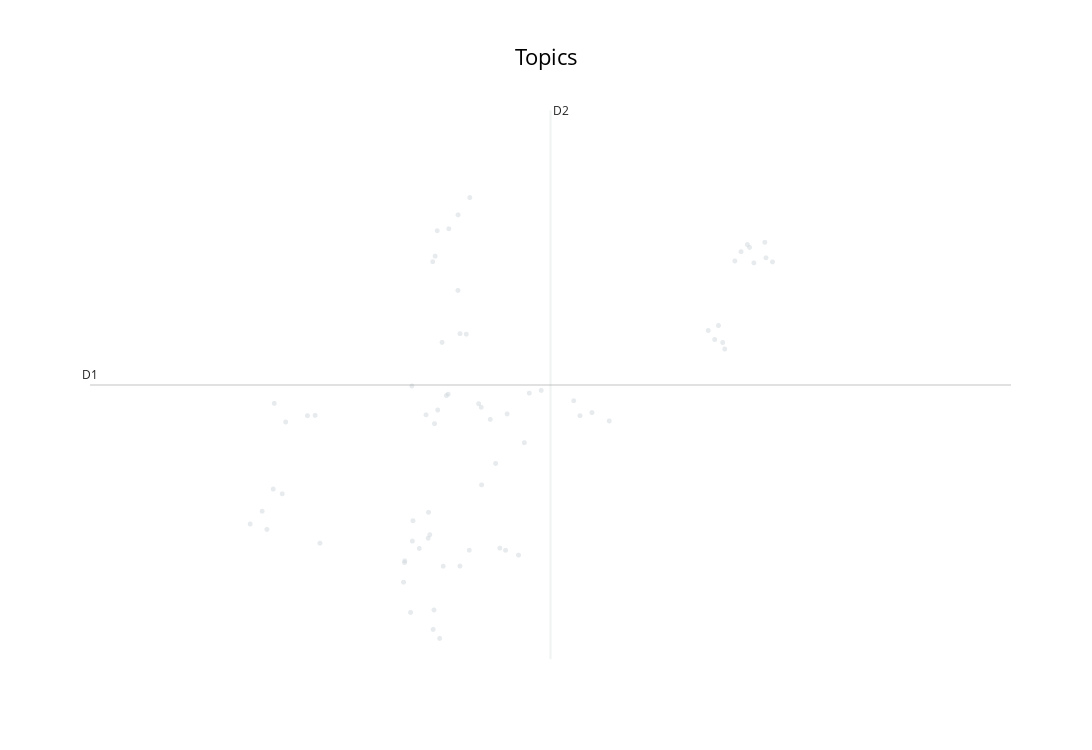

Notebook source saved alongside this figure:
### Markdown cell above
### Without hyperparameter tuning

### Code cell
# Step 1 - Extract embeddings
embedding_model = SentenceTransformer("all-MiniLM-L6-v2")

# Step 2 - Reduce dimensionality
umap_model = UMAP(
    n_neighbors=15,
    n_components=5,
    min_dist=0.0,
    metric="cosine",
    low_memory=False,
    random_state=42,
)

# Step 3 - Cluster reduced embeddings
hdbscan_model = HDBSCAN(
    min_samples=5,
    min_cluster_size=15,
    metric="euclidean",  # manhattan
    cluster_selection_method="leaf",
    prediction_data=True,
)

# Step 4 - Tokenize topics
vectorizer_model = CountVectorizer(stop_words=combined_stop_words, ngram_range=(1, 1), max_df=1)

# Step 5 - Create topic representation
ctfidf_model = ClassTfidfTransformer(reduce_frequent_words=True) #to reduce the impact of frequent words

# Step 6 - (Optional) Fine-tune topic representations with
# a `bertopic.representation` model
representation_model = KeyBERTInspired()
# representation_model = MaximalMarginalRelevance(diversity=0.3)

# All steps together
topic_model = BERTopic(
    embedding_model=embedding_model,  # Step 1 - Extract embeddings
    umap_model=umap_model,  # Step 2 - Reduce dimensionality
    hdbscan_model=hdbscan_model,  # Step 3 - Cluster reduced embeddings
    vectorizer_model=vectorizer_model,  # Step 4 - Tokenize topics
    ctfidf_model=ctfidf_model,  # Step 5 - Extract topic words
    representation_model=representation_model,  # Step 6 - (Optional) Fine-tune topic represenations
    # nr_topics=15,  # default is none, will auto reduce topics using HDBSCAN
)

# CHANGE THE NAME OF THE PARAM
topics, probs = topic_model.fit_transform(docs_mindSG)

result = topic_model.get_topic_info()
# CHANGE THE NAME OF THE FILE
result.to_csv(r"bertopic program subpages\original\bertopic_programeSubPages_mindSG.csv")

top_topics = topic_model.get_topic_freq()["Topic"].tolist()
embeddings = topic_model.umap_model.embedding_
hover_data = [
    f"{title} - Topic {topic}"
    # CHANGE THE NAME OF THE PARAM
    for title, topic in zip(doc_titles_mindSG, topics)
]
visualization = topic_model.visualize_documents(
    hover_data,
    reduced_embeddings=embeddings,
    topics=top_topics,
    title="Topics",
)
visualization.show()

### Figure 1 — Plotly figure (JSON) as saved in the notebook; plotly's stock layout.template omitted (floating-point values rounded to 4 significant figures)
{"data": [{"hoverinfo": "text", "hovertext": ["MindSG - Topic -1", "MindSG - Topic -1", "MindSG - Topic -1", "MindSG - Topic -1", "MindSG - Topic -1", "MindSG - Topic -1", "MindSG - Topic -1", "MindSG - Topic -1", "MindSG - Topic -1", "MindSG - Topic -1", "MindSG - Topic -1", "Hi #JustCheckingIn - Topic -1", "MindSG - Topic -1", "MindSG - Topic -1", "MindSG - Topic -1", "MindSG - Topic -1", "MindSG - Topic -1", "MindSG - Topic -1", "MindSG - Topic -1", "MindSG - Topic -1", "MindSG - Topic -1", "MindSG - Topic -1", "MindSG - Topic -1", "MindSG - Topic -1", "MindSG - Topic -1", "MindSG - Topic -1", "MindSG - Topic -1", "MindSG - Topic -1", "MindSG - Topic -1", "MindSG - Topic -1", "MindSG - Topic -1", "MindSG - Topic -1", "MindSG - Topic -1", "MindSG - Topic -1", "MindSG - Topic -1", "MindSG - Topic -1", "MindSG - Topic -1", "MindSG - Topic -1", "MindSG - Topic -1", "MindSG - Topic -1", "MindSG - Topic -1", "MindSG - Topic -1", "MindSG - Topic -1", "MindSG - Topic -1", "Let’s talk about Vascular Dementia - Topic -1", "MindSG - Topic -1", "MindSG - Topic -1", "MindSG - Topic -1", "MindSG - Topic -1", "MindSG - Topic -1", "MindSG - Topic -1", "MindSG - Topic -1", "MindSG - Topic -1", "How are you feeling today? - Topic -1", "MindSG - Topic -1", "MindSG - Topic -1", "MindSG - Topic -1", "MindSG - Topic -1", "MindSG - Topic -1", "MindSG - Topic -1", "MindSG - Topic -1", "MindSG - Topic -1", "MindSG - Topic -1", "MindSG - Topic -1", "MindSG - Topic -1", "MindSG - Topic -1", "MindSG - Topic -1", "MindSG - Topic -1", "MindSG - Topic -1", "MindSG - Topic -1", null], "marker": {"color": "#CFD8DC", "opacity": 0.5, "size": 5}, "mode": "markers+text", "name": "other", "showlegend": false, "type": "scattergl", "x": [8.11, 7.203, 8.472, 8.118, 8.307, 8.874, 8.626, 8.32, 10.35, 8.798, 9.476, 8.55, 10.44, 7.327, 8.274, 8.169, 8.116, 10.56, 10.41, 7.245, 10.51, 8.334, 10.18, 8.609, 10.31, 8.172, 8.373, 8.312, 8.284, 8.304, 10.13, 8.406, 8.165, 7.523, 8.316, 8.276, 7.472, 8.628, 8.471, 8.157, 8.484, 8.366, 8.337, 10.52, 9.024, 8.35, 10.2, 7.171, 8.395, 8.26, 8.547, 8.411, 10.23, 7.555, 9.24, 9.361, 8.912, 10.24, 10.39, 8.485, 8.722, 7.252, 8.788, 8.945, 8.75, 9.282, 7.305, 8.215, 8.527, 7.092, 8.686], "y": [1.309, 1.662, 3.764, 1.452, 0.9935, 1.49, 2.478, 3.488, 3.518, 2.434, 2.387, 3.88, 3.443, 2.38, 1.603, 1.584, 1.44, 3.45, 3.547, 1.931, 3.581, 3.658, 2.931, 2.502, 3.456, 1.72, 1.416, 1.123, 1.626, 3.451, 2.991, 2.566, 2.62, 2.424, 2.369, 1.776, 2.422, 1.96, 3.259, 1.107, 1.417, 2.912, 2.46, 3.477, 2.591, 0.9334, 3.025, 1.783, 2.557, 2.428, 1.523, 3.671, 2.911, 1.57, 2.522, 2.443, 2.242, 2.867, 3.566, 2.97, 2.103, 2.504, 1.522, 2.573, 1.537, 2.422, 1.9, 1.535, 2.967, 1.698, 2.397]}], "layout": {"annotations": [{"showarrow": false, "text": "D1", "x": 6.028, "y": 2.628, "yshift": 10}, {"showarrow": false, "text": "D2", "x": 9.086, "xshift": 10, "y": 4.462}], "height": 750, "shapes": [{"line": {"color": "#CFD8DC", "width": 2}, "type": "line", "x0": 9.086, "x1": 9.086, "y0": 0.7934, "y1": 4.462}, {"line": {"color": "#9E9E9E", "width": 2}, "type": "line", "x0": 6.028, "x1": 12.14, "y0": 2.628, "y1": 2.628}], "title": {"font": {"color": "Black", "size": 22}, "text": "Topics", "x": 0.5, "xanchor": "center", "yanchor": "top"}, "width": 1200, "xaxis": {"visible": false}, "yaxis": {"visible": false}}}
